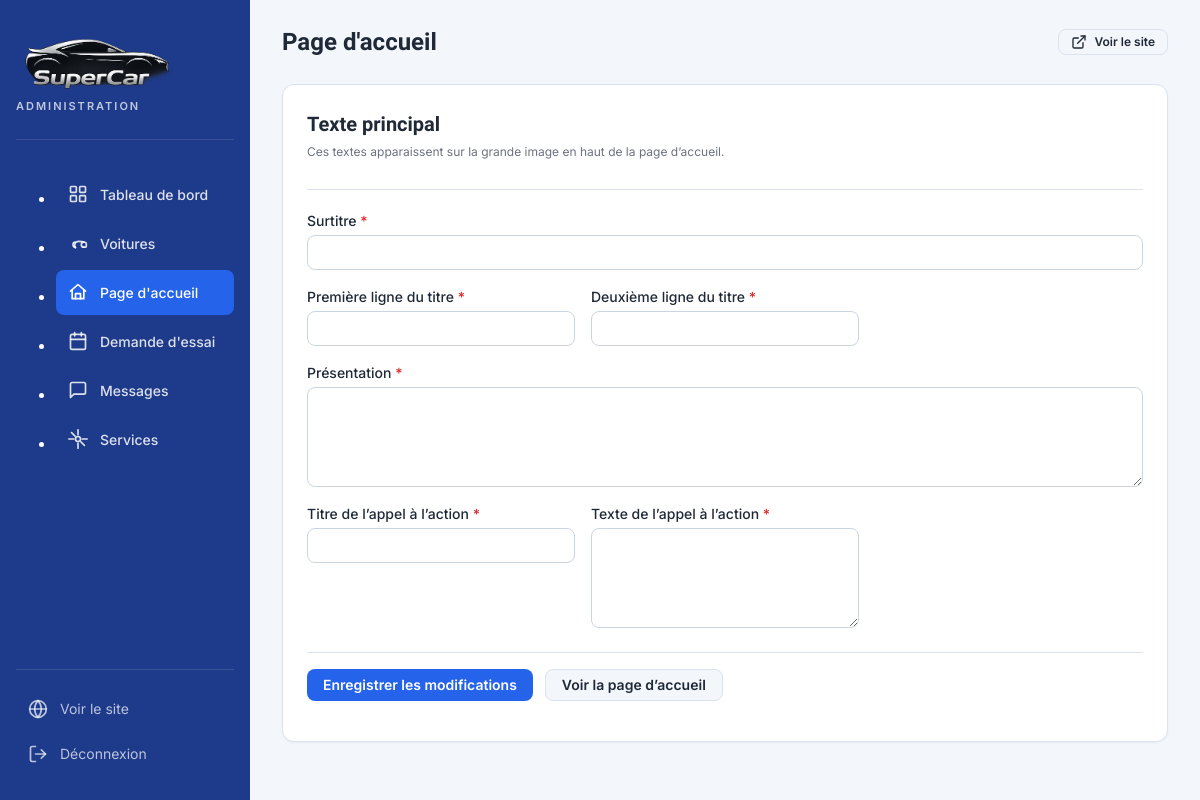
/admin/accueil.php (signed in), run on an earlier commit of the app's database.
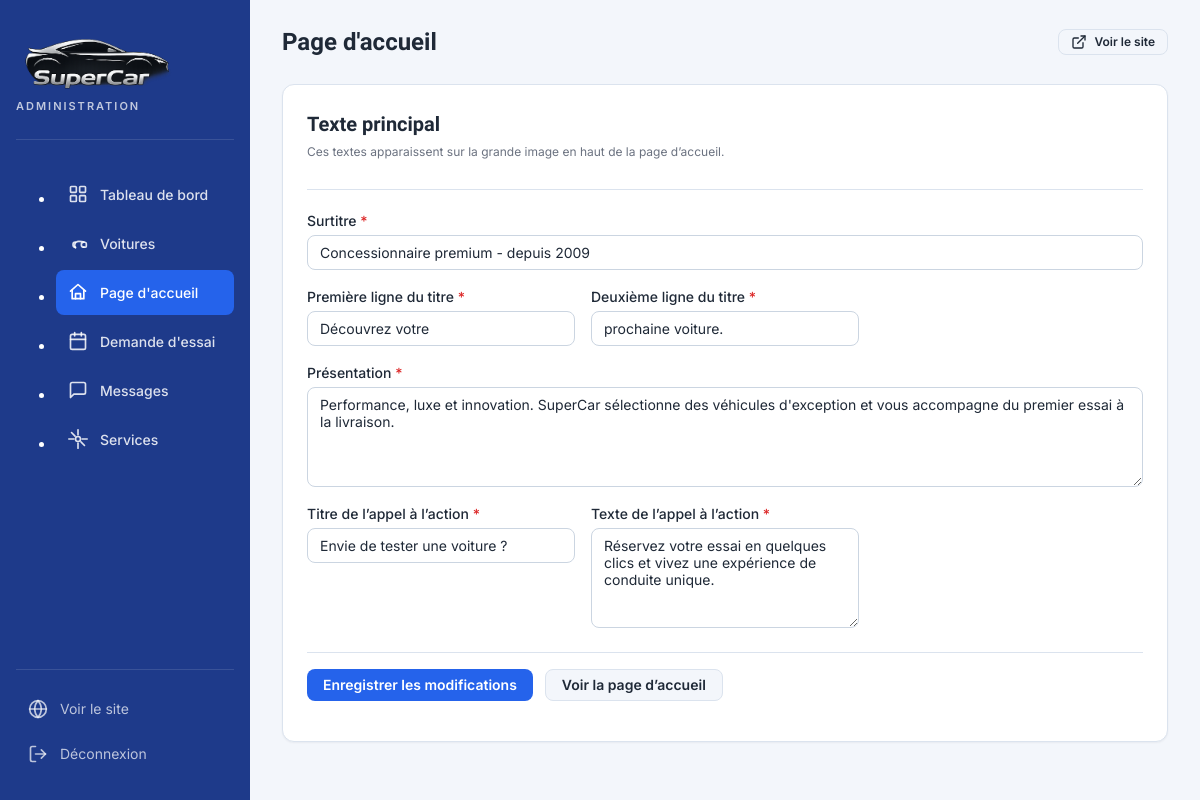
And on a later commit of the database.
### tables this page shows
CREATE TABLE contenu_accueil (
    id_contenu TINYINT PRIMARY KEY,
    hero_surtitre VARCHAR(150) NOT NULL,
    hero_titre_ligne1 VARCHAR(150) NOT NULL,
    hero_titre_ligne2 VARCHAR(150) NOT NULL,
    hero_description TEXT NOT NULL,
    cta_titre VARCHAR(150) NOT NULL,
    cta_description TEXT NOT NULL,
    date_modification DATETIME DEFAULT CURRENT_TIMESTAMP ON UPDATE CURRENT_TIMESTAMP
);

### includes/functions.php (called while the page is built, shortened)
<?php
function e($valeur) {
    return htmlspecialchars((string) $valeur, ENT_QUOTES, 'UTF-8');
}

### admin/accueil.php (the view, shortened to what this page needs)
<?php
include 'includes/auth.php';
$pageTitle = "Page d'accueil";
$contenu = $pdo->query("SELECT * FROM contenu_accueil WHERE id_contenu = 1")->fetch();
include 'includes/header.php';
?>
<div class="card">
    <div class="card__header">
        <div>
            <h2 class="card__title">Texte principal</h2>
            <p class="form-help">Ces textes apparaissent sur la grande image en haut de la page d’accueil.</p>
        </div>
    </div>
    <form method="POST" class="form-grid">
        <div class="form-group form-group--full">
            <label class="form-label form-label--required" for="hero_surtitre">Surtitre</label>
            <input type="text" id="hero_surtitre" name="hero_surtitre" class="form-input" maxlength="150" value="<?php echo e($contenu['hero_surtitre']); ?>" required>
        </div>
        <div class="form-group">
            <label class="form-label form-label--required" for="hero_titre_ligne1">Première ligne du titre</label>
            <input type="text" id="hero_titre_ligne1" name="hero_titre_ligne1" class="form-input" maxlength="150" value="<?php echo e($contenu['hero_titre_ligne1']); ?>" required>
        </div>
        <div class="form-group">
            <label class="form-label form-label--required" for="hero_titre_ligne2">Deuxième ligne du titre</label>
            <input type="text" id="hero_titre_ligne2" name="hero_titre_ligne2" class="form-input" maxlength="150" value="<?php echo e($contenu['hero_titre_ligne2']); ?>" required>
        </div>
        <div class="form-group form-group--full">
            <label class="form-label form-label--required" for="hero_description">Présentation</label>
            <textarea id="hero_description" name="hero_description" class="form-textarea" required><?php echo e($contenu['hero_description']); ?></textarea>
        </div>
        <div class="form-group">
            <label class="form-label form-label--required" for="cta_titre">Titre de l’appel à l’action</label>
            <input type="text" id="cta_titre" name="cta_titre" class="form-input" maxlength="150" value="<?php echo e($contenu['cta_titre']); ?>" required>
        </div>
        <div class="form-group">
            <label class="form-label form-label--required" for="cta_description">Texte de l’appel à l’action</label>
            <textarea id="cta_description" name="cta_description" class="form-textarea" required><?php echo e($contenu['cta_description']); ?></textarea>
        </div>
        <div class="form-actions form-group--full">
            <button type="submit" class="btn btn--primary">Enregistrer les modifications</button>
            <a href="../index.php" class="btn btn--secondary" target="_blank" rel="noopener">Voir la page d’accueil</a>
        </div>
    </form>
</div>
    </main>
</div>
</body>
</html>

### admin/includes/header.php (shortened to what this page needs)
<!DOCTYPE html>
<html lang="fr">
<head>
    <link href="assets/admin.css" rel="stylesheet">
</head>
<body>
<div class="admin-layout">
    <aside class="sidebar" role="navigation" aria-label="Menu principal administration">
        <a href="dashboard.php" class="sidebar-brand" aria-label="Accueil de l'administration SuperCar">
            <img src="../images/logo.png" alt="SuperCar" class="sidebar-brand__logo">
            <span class="sidebar-brand__text">Administration</span>
        </a>
        <nav class="sidebar-nav">
            <ul>
                <li class="sidebar-nav__item">
                    <a href="dashboard.php" class="sidebar-nav__link <?php echo basename($_SERVER['PHP_SELF']) === 'dashboard.php' ? 'sidebar-nav__link--active' : ''; ?>">
                        <span class="sidebar-nav__label">Tableau de bord</span>
                    </a>
                </li>
                <li class="sidebar-nav__item">
                    <a href="voitures.php" class="sidebar-nav__link <?php echo basename($_SERVER['PHP_SELF']) === 'voitures.php' ? 'sidebar-nav__link--active' : ''; ?>">
                        <span class="sidebar-nav__label">Voitures</span>
                    </a>
                </li>
                <li class="sidebar-nav__item">
                    <a href="accueil.php" class="sidebar-nav__link <?php echo basename($_SERVER['PHP_SELF']) === 'accueil.php' ? 'sidebar-nav__link--active' : ''; ?>">
                        <svg class="sidebar-nav__icon" viewBox="0 0 24 24" fill="none" stroke="currentColor" stroke-width="2" stroke-linecap="round" stroke-linejoin="round" aria-hidden="true"><path d="M3 11l9-8 9 8"/><path d="M5 10v10h14V10"/><path d="M9 20v-6h6v6"/></svg>
                        <span class="sidebar-nav__label">Page d'accueil</span>
                    </a>
                </li>
                <li class="sidebar-nav__item">
                    <a href="essais.php" class="sidebar-nav__link <?php echo basename($_SERVER['PHP_SELF']) === 'essais.php' ? 'sidebar-nav__link--active' : ''; ?>">
                        <span class="sidebar-nav__label">Demande d'essai</span>
                    </a>
                </li>
                <li class="sidebar-nav__item">
                    <a href="messages.php" class="sidebar-nav__link <?php echo basename($_SERVER['PHP_SELF']) === 'messages.php' ? 'sidebar-nav__link--active' : ''; ?>">
                        <svg class="sidebar-nav__icon" viewBox="0 0 24 24" fill="none" stroke="currentColor" stroke-width="2" stroke-linecap="round" stroke-linejoin="round" aria-hidden="true"><path d="M21 15a2 2 0 0 1-2 2H7l-4 4V5a2 2 0 0 1 2-2h14a2 2 0 0 1 2 2z"/></svg>
                        <span class="sidebar-nav__label">Messages</span>
                    </a>
                </li>
                <li class="sidebar-nav__item">
                    <a href="services.php" class="sidebar-nav__link <?php echo basename($_SERVER['PHP_SELF']) === 'services.php' ? 'sidebar-nav__link--active' : ''; ?>">
                        <span class="sidebar-nav__label">Services</span>
                    </a>
                </li>
            </ul>
        </nav>
        <div class="sidebar-footer">
            <a href="../index.php" class="sidebar-footer__link" target="_blank" rel="noopener">
                <span>Voir le site</span>
            </a>
            <a href="logout.php" class="sidebar-footer__link">
                <svg class="sidebar-nav__icon" viewBox="0 0 24 24" fill="none" stroke="currentColor" stroke-width="2" stroke-linecap="round" stroke-linejoin="round" aria-hidden="true"><path d="M9 21H5a2 2 0 0 1-2-2V5a2 2 0 0 1 2-2h4"/><polyline points="16 17 21 12 16 7"/><line x1="21" y1="12" x2="9" y2="12"/></svg>
                <span>Déconnexion</span>
            </a>
        </div>
    </aside>
    <main class="content" role="main">
        <div class="topbar">
            <h1 class="topbar__title"><?php echo $pageTitle ?? 'Administration'; ?></h1>
            <div class="topbar__actions">
                <a href="../index.php" class="btn btn--secondary btn--sm" target="_blank" rel="noopener">
                    <svg width="16" height="16" viewBox="0 0 24 24" fill="none" stroke="currentColor" stroke-width="2" stroke-linecap="round" stroke-linejoin="round" aria-hidden="true"><path d="M18 13v6a2 2 0 0 1-2 2H5a2 2 0 0 1-2-2V8a2 2 0 0 1 2-2h6"/><polyline points="15 3 21 3 21 9"/><line x1="10" y1="14" x2="21" y2="3"/></svg>
                    Voir le site
                </a>
            </div>
        </div>

What changed in the data, as far as the page shows it:
added contenu_accueil: hero_surtitre "Concessionnaire premium - depuis 2009", hero_titre_ligne1 "Découvrez votre", hero_titre_ligne2 "prochaine voiture.", hero_description "Performance, luxe et innovation. SuperCar sélectionne des véhicules d'exception et vous accompagne du premier essai à la livraison.", cta_titre "Envie de tester une voiture ?", cta_description "Réservez votre essai en quelques clics et vivez une expérience de conduite unique."
